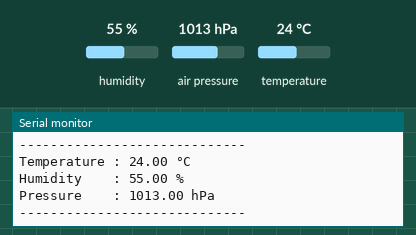
Recording of a sketch running on a simulated Arduino Uno, built with avr-gcc and run on an emulated ATmega328P. On the bench: the last lines printed to the serial monitor. The inputs (shaded band) are chosen by the test bench; at power-on: humidity 55 %, air pressure 1013 hPa, temperature 24 °C.

Above: at 2.8 s.
2.9 s: humidity set to 22 %
At 5.2 s:
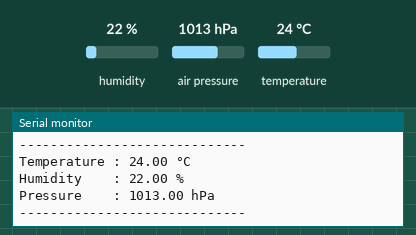
5.6 s: air pressure set to 952 hPa
At 7.2 s:
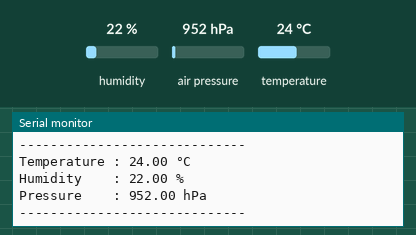

Measured:
- after the input at 2.9 s, the serial monitor: prints a new line after 1.1 s (image 1)
- after the input at 5.6 s, the serial monitor: prints a new line after 0.43 s (image 2)

The sketch:

BME280-Environmental-Monitoring.ino
```cpp
#include <Wire.h>
#include <Adafruit_Sensor.h>
#include <Adafruit_BME280.h>

#define SEALEVELPRESSURE_HPA (1013.25)

Adafruit_BME280 bme;

void setup() {
  Serial.begin(115200);
  Serial.println("Smart Safety Vest");
  Serial.println("Phase 02 - BME280 Test");

  bool status = bme.begin(0x76);

  if (!status) {
    Serial.println("BME280 not found at address 0x76");
    Serial.println("Trying address 0x77...");

    status = bme.begin(0x77);

    if (!status) {
      Serial.println("ERROR: BME280 Sensor Not Detected!");
      while (1);
    }
  }

  Serial.println("BME280 Sensor Detected Successfully!");
}

void loop() {

  Serial.print("Temperature : ");
  Serial.print(bme.readTemperature());
  Serial.println(" °C");

  Serial.print("Humidity    : ");
  Serial.print(bme.readHumidity());
  Serial.println(" %");

  Serial.print("Pressure    : ");
  Serial.print(bme.readPressure() / 100.0F);
  Serial.println(" hPa");

  Serial.println("-----------------------------");

  delay(2000);
}
```
